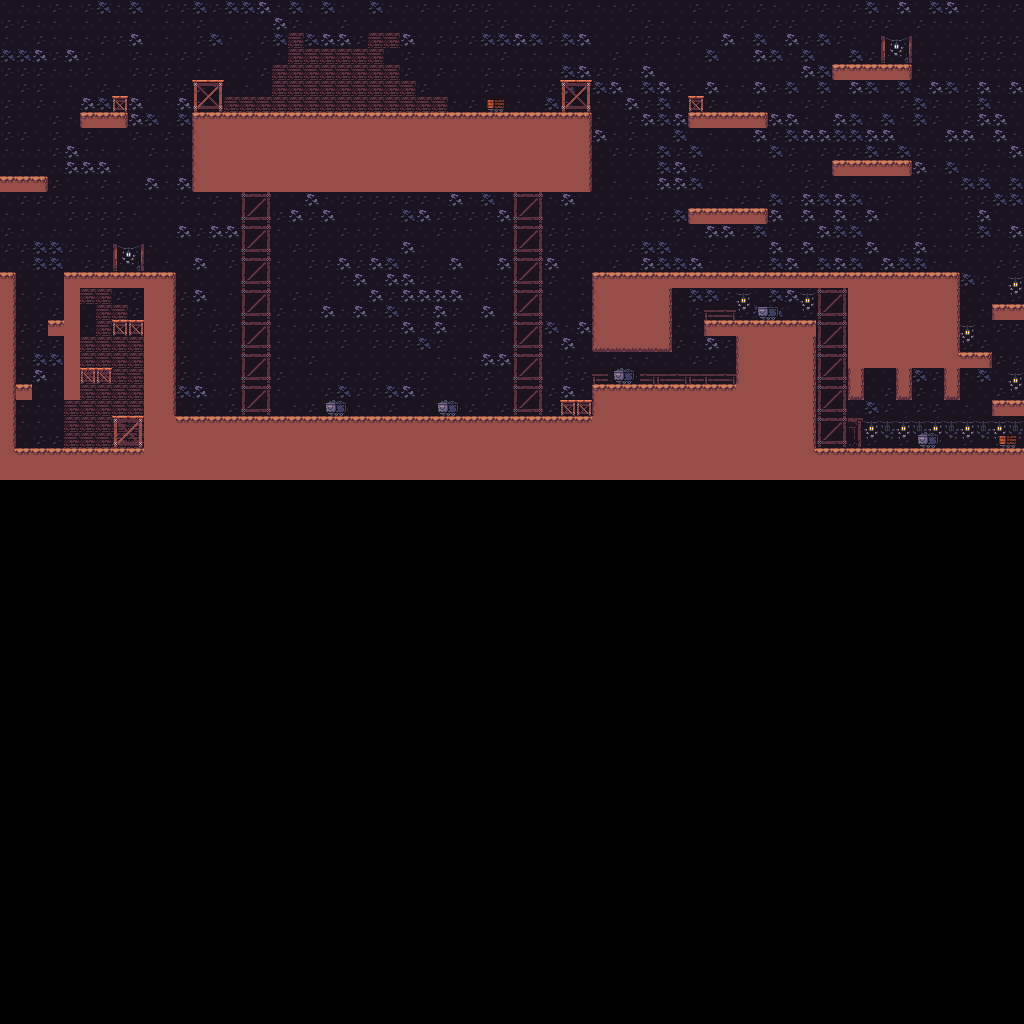

Tiled map render using the project's own tile images. Description and the map definition, with tile-layer contents summarised, below:
An orthogonal 64x64 tile map with 16x16 px tiles, 3 tile layers (BackGround, Platforms, Props) and 67 objects (0, 1, 2, 5, 4, ...).

<map version="1.8" tiledversion="1.8.4" orientation="orthogonal" renderorder="right-down" width="64" height="64" tilewidth="16" tileheight="16" infinite="0" nextlayerid="13" nextobjectid="84">
 <tileset firstgid="1" name="FullCaveTileset" tilewidth="16" tileheight="16" tilecount="2178" columns="99">
  <image source="Cave Tileset/Cave Tileset/FullCaveTileset.png" width="1584" height="352" />
 </tileset>
 <layer id="1" name="BackGround" width="64" height="64">
  <data>[4096 cells, 1920 non-empty, 21 distinct tile ids]</data>
 </layer>
 <layer id="2" name="Platforms" width="64" height="64">
  <data>[4096 cells, 546 non-empty, 10 distinct tile ids]</data>
 </layer>
 <layer id="4" name="Props" width="64" height="64">
  <data>[4096 cells, 216 non-empty, 36 distinct tile ids]</data>
 </layer>
 <objectgroup id="3" name="Collisions">
  <object id="2" x="146.5" y="273" width="24.5" height="206" />
  <object id="3" x="1" y="177" width="39.3333" height="11" />
  <object id="4" x="87" y="113" width="41" height="10" />
  <object id="5" x="193.667" y="113.167" width="396.333" height="77.8333" />
  <object id="6" x="594" y="273" width="69.6667" height="71.3333" />
  <object id="10" x="594" y="383.333" width="142.333" height="95.6667" />
  <object id="12" x="736.333" y="321" width="78.6667" height="158" />
  <object id="13" x="848" y="273" width="112" height="91" />
  <object id="14" x="695.667" y="209" width="65.3333" height="9.33333" />
  <object id="15" x="838.5" y="160.667" width="66.1667" height="10.3333" />
  <object id="16" x="694.333" y="112" width="66.6667" height="10.6667" />
  <object id="17" x="839" y="65" width="65.3333" height="10.6667" />
  <object id="18" x="999" y="401" width="24" height="11.6667" />
  <object id="19" x="958.5" y="352" width="26.1667" height="11.8333" />
  <object id="20" x="998.667" y="304.333" width="25.3333" height="12.3334" />
  <object id="21" x="816" y="448" width="207" height="31" />
  <object id="22" x="175" y="417" width="417" height="62" />
  <object id="25" x="671.5" y="273" width="177" height="8.33333" />
  <object id="26" x="711.666" y="320.667" width="24.6667" height="15.3333" />
  <object id="27" x="851.666" y="369" width="6.33337" height="26.1667" />
  <object id="28" x="901.333" y="369" width="5.66667" height="24.6667" />
  <object id="29" x="948.333" y="368.5" width="6.66667" height="25.8333" />
  <object id="30" x="193" y="80.3333" width="29.6667" height="31.6667" />
  <object id="31" x="113.333" y="96.6667" width="12.6667" height="16" />
  <object id="32" x="562" y="80" width="28" height="31.3333" />
  <object id="33" x="688.75" y="96.0833" width="14.75" height="15.75" />
  <object id="35" x="561.333" y="400.333" width="29.3333" height="16" />
  <object id="70" x="117" y="416.667" width="22" height="27.3333" />
  <object id="71" x="81.5" y="369" width="26.5" height="11" />
  <object id="72" x="116" y="320.333" width="25.5" height="12.1667" />
  <object id="73" x="65" y="272.5" width="84" height="10.5" />
  <object id="74" x="67.5" y="288.5" width="9.5" height="108" />
  <object id="75" x="1" y="277" width="12.5" height="170.5" />
  <object id="76" x="1.5" y="447.5" width="142" height="31.5" />
  <object id="77" x="51" y="321" width="13" height="11.5" />
  <object id="78" x="16.5" y="385.5" width="13.5" height="13" />
 </objectgroup>
 <objectgroup id="5" name="EnemyPath">
  <object id="36" name="0" x="242.667" y="386.667" width="299.333" height="28.6667" />
  <object id="37" name="1" x="847.333" y="418" width="176" height="28.6667" />
  <object id="38" name="2" x="240.667" y="80" width="289.333" height="26.6667" />
  <object id="55" name="5" x="784.667" y="81.3333" width="31.3333" height="32.6667" />
  <object id="56" name="4" x="626" y="162.667" width="27.3333" height="30" />
  <object id="57" name="3" x="192.667" y="300.667" width="34" height="35.3333" />
  <object id="58" name="6" x="16.6667" y="32.6667" width="30.6667" height="31.3333" />
  <object id="59" name="7" x="816" y="292.667" width="30" height="27.3333" />
  <object id="60" name="8" x="960" y="207.333" width="36" height="34" />
  <object id="83" name="9" x="550" y="304" width="32" height="31.3333" />
 </objectgroup>
 <objectgroup id="7" name="Triggers">
  <object id="61" x="818.667" y="354.666" width="26" height="24" />
 </objectgroup>
 <objectgroup id="6" name="Coins">
  <object id="39" x="13.3333" y="258" />
  <object id="40" x="751.333" y="190" />
  <object id="41" x="897.333" y="146" />
  <object id="42" x="688" y="83.3333" />
  <object id="43" x="846.667" y="50" />
  <object id="44" x="608" y="255.333" />
  <object id="45" x="719.333" y="365.333" />
  <object id="46" x="879.333" y="385.333" />
  <object id="47" x="926.667" y="386" />
  <object id="48" x="304.667" y="352" />
  <object id="49" x="368.667" y="352" />
  <object id="50" x="449.333" y="350.667" />
  <object id="51" x="286.667" y="56.6667" />
  <object id="52" x="358" y="58" />
  <object id="53" x="428.667" y="59.3333" />
  <object id="54" x="506.667" y="59.3333" />
  <object id="79" x="128" y="401.333" />
  <object id="80" x="30.6667" y="433.333" />
  <object id="81" x="94.6667" y="353.333" />
  <object id="82" x="126.667" y="304" />
 </objectgroup>
</map>
